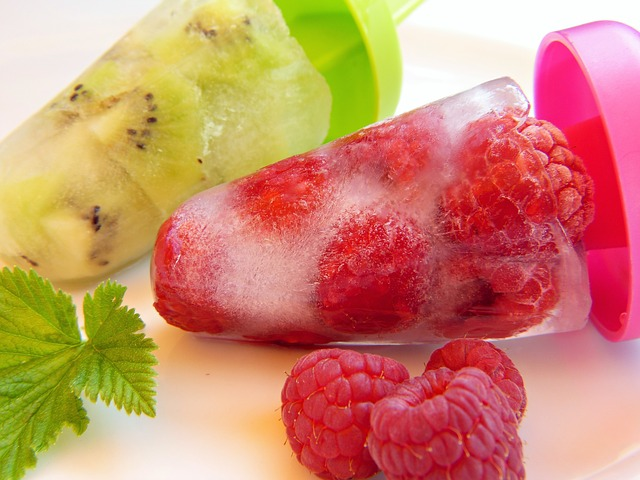
%> input picture Kekka/kadai09/ice.jpg, 640 x 480 px
$ octave kadai09.m   (GNU Octave 9; MATLAB toolbox functions it lacks are replaced by stand-ins)
%> lines starting %> are read from the running program, lines starting %| are printed output that depends on the picture
% 課題９ メディアンフィルタと先鋭化
% メディアンフィルターを適用し，ノイズ除去を体験せよ．
% 各自，Lenna以外の画像を用いよ．
% 例

ORG = imread('ice.jpg'); % 画像の読み込み
%> ORG is the input picture: size 480x640x3 uint8; mean R, G, B 205.6, 139.1, 108.6
ORG = rgb2gray(ORG); % 白黒濃淡画像に変換
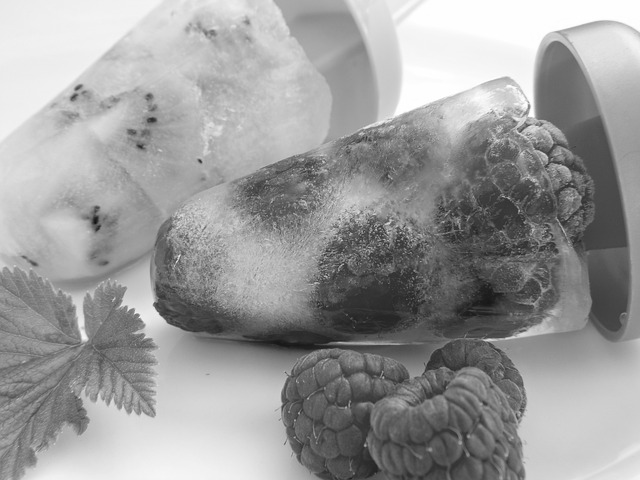
%> ORG: size 480x640 uint8; min 17, max 255, mean 155.5
imagesc(ORG); colormap(gray); colorbar; % 画像の表示
pause;
ORG = imnoise(ORG,'salt & pepper',0.02); % ノイズ添付
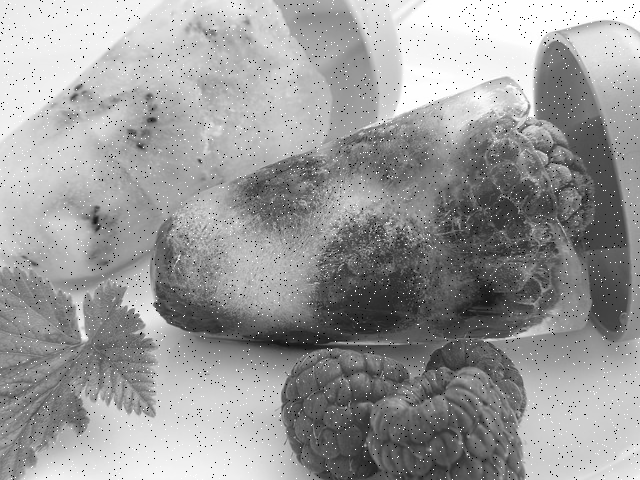
%> ORG: size 480x640 uint8; min 0, max 255, mean 154.9
imagesc(ORG); colormap(gray); colorbar; % 画像の表示
pause;
IMG = filter2(fspecial('average',3),ORG); % 平滑化フィルタで雑音除去
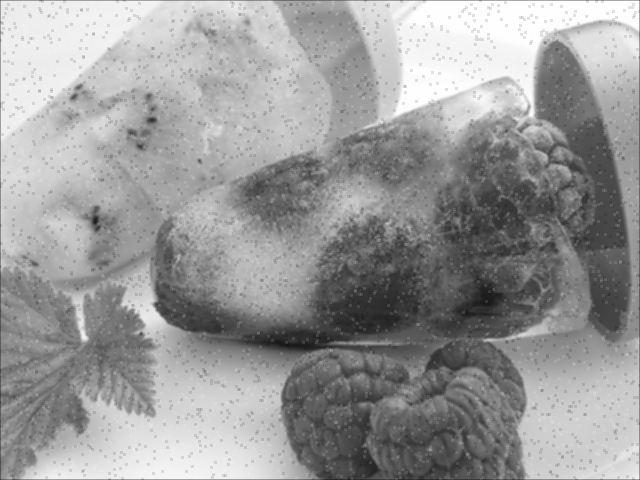
%> IMG: size 480x640 double; min 21.22, max 254.8, mean 154.4
imagesc(IMG); colormap(gray); colorbar; % 画像の表示
pause;
IMG = medfilt2(ORG,[3 3]); % メディアンフィルタで雑音除去
%> IMG: size 480x640 uint8
imagesc(IMG); colormap(gray); colorbar; % 画像の表示
pause;
f=[0,-1,0;-1,5,-1;0,-1,0]; % フィルタの設計
IMG = filter2(f,IMG,'same'); % フィルタの適用
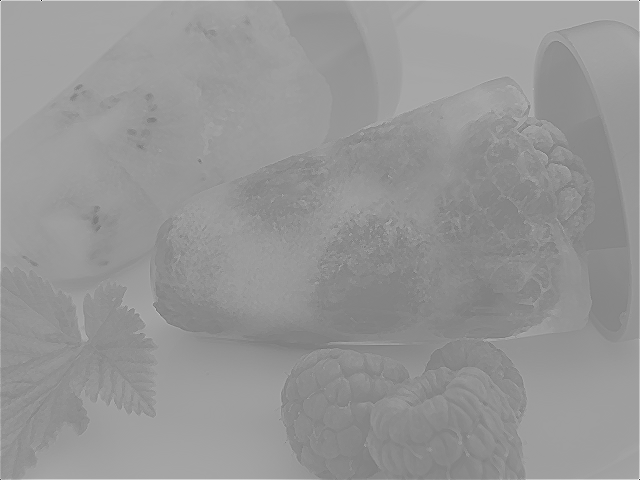
%> IMG: size 480x640 double; min -713, max 762, mean 156.8; drawn with min black and max white
imagesc(IMG); colormap(gray); colorbar; % 画像の表示
pause;
